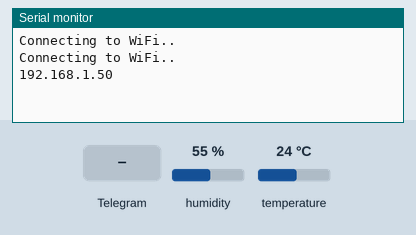
The sketch below on a simulated ESP8266 (NodeMCU). Shown: the last lines printed to the serial monitor. Inputs (shaded band) come from the test bench; at power-on: humidity 55 %, temperature 24 °C. WiFi joins after 1.5 s; servers stay silent unless stated.

Above: at 3.2 s.
3.3 s: Telegram message "/start" received
At 4.5 s:
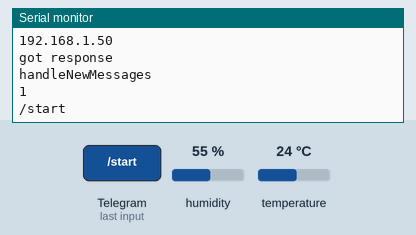
4.8 s: Telegram message "/state" received
At 6.7 s:
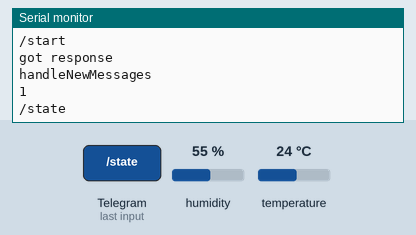
7.7 s: Telegram message "/temp" received
At 9.8 s:
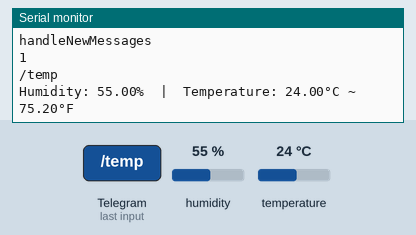
10.6 s: Telegram message "_" received
At 13.0 s:
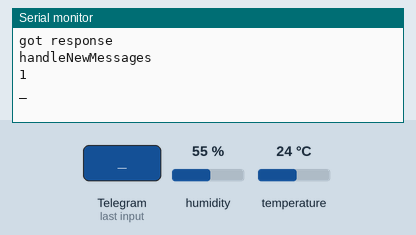

Measured:
- after the input at 3.3 s, the serial monitor: prints a new line at once (image 1)
- after the input at 4.8 s, the serial monitor: prints a new line after 1.5 s (image 2)
- after the input at 7.7 s, the serial monitor: prints a new line after 1.5 s (image 3)
- after the input at 10.6 s, the serial monitor: prints a new line after 1.5 s (image 4)

The sketch:

bot.ino
```cpp
#include <ESP8266WiFi.h>
#include <WiFiClientSecure.h>
#include <UniversalTelegramBot.h>   // Universal Telegram Bot Library written by Brian Lough: https://github.com/witnessmenow/Universal-Arduino-Telegram-Bot
#include <ArduinoJson.h>

// Humidity sensor
#include "DHT.h"
#define DHTPIN 2
#define DHTTYPE DHT11
DHT dht(DHTPIN, DHTTYPE, 30);

// Replace with your network credentials
const char* ssid = "Oficina";
const char* password = "2292922000";

// Initialize Telegram BOT
#define BOTtoken "1459070941:AAFd8_CO8RBrww6ioq_-yq5BEZ3zv7k9bGg"  // your Bot Token (Get from Botfather)
#define CHAT_ID "872623800"

WiFiClientSecure client;
UniversalTelegramBot bot(BOTtoken, client);

// Checks for new messages every 1 second.
int botRequestDelay = 1000;
unsigned long lastTimeBotRan;

float humi;
float tempC;
float tempF;

String ID = "Pedro";

void setup() {
  Serial.begin(115200);
  delay(10);

  pinMode(DHTPIN, INPUT);
  dht.begin(); // initialize the sensor

  #ifdef ESP8266
    client.setInsecure();
  #endif

  // Connect to Wi-Fi
  WiFi.mode(WIFI_STA);
  WiFi.begin(ssid, password);
  while (WiFi.status() != WL_CONNECTED) {
    delay(1000);
    Serial.println("Connecting to WiFi..");
  }
  // Print ESP32 Local IP Address
  Serial.println(WiFi.localIP());
}

void loop() {
  delay(1000);
  float t = dht.readTemperature();
  if(t > 25){
    String msg = "IOT device " + ID;
    msg += " reports adanger status";
    bot.sendMessage(CHAT_ID, msg, "");
  }

  // Mesages from telegram
  if (millis() > lastTimeBotRan + botRequestDelay)  {
    int numNewMessages = bot.getUpdates(bot.last_message_received + 1);

    while(numNewMessages) {
      Serial.println("got response");
      handleNewMessages(numNewMessages);
      numNewMessages = bot.getUpdates(bot.last_message_received + 1);
    }
    lastTimeBotRan = millis();
  }
}
```

handler.ino
```cpp
// Handle what happens when you receive new messages
void handleNewMessages(int numNewMessages) {
  Serial.println("handleNewMessages");
  Serial.println(String(numNewMessages));

  for (int i=0; i<numNewMessages; i++) {
    // Chat id of the requester
    String chat_id = String(bot.messages[i].chat_id);
    if (chat_id != CHAT_ID){
      bot.sendMessage(chat_id, "Unauthorized user", "");
      continue;
    }

    // Print the received message
    String text = bot.messages[i].text;
    Serial.println(text);

    String from_name = bot.messages[i].from_name;

    if (text == "/start") {
      String welcome = "Bienvenido, " + from_name + ".\n";
      welcome += "Arduino Uno " + ID + ".\n";
      welcome += "Use the following commands to control your outputs. \n\n";
      welcome += "/state to request current IOT devices conected to bot \n";
      welcome += "/temp to request current temperature from all IOT devices \n";
      welcome += "/temp_{id} to request current temperature from a single id IOT device \n";
      bot.sendMessage(chat_id, welcome, "");
    }

    if (text == "/state") {
      String mssg = ID + " Connected to Pool";
      bot.sendMessage(chat_id, mssg, "");
    }

    if (text == "/temp") {
      bot.sendMessage(chat_id, getTemp(), "");
    }

    if (text.indexOf("_") > 0){
      int from = text.indexOf("_") + 1;
      String inc_id = text.substring(from);
      Serial.println(from);
      Serial.println(inc_id);
      if (inc_id == ID){
        bot.sendMessage(chat_id, getTemp(), "");
      }
    }
  }
}
```

temp.ino
```cpp
String getTemp(void){
  humi = dht.readHumidity();
  tempC = dht.readTemperature();
  tempF = dht.readTemperature(true);

  if (isnan(humi) || isnan(tempC) || isnan(tempF)) {
    Serial.println("Failed to read from DHT sensor!");
    return "Failed to read from DHT sensor!";
  } else {
    Serial.print("Humidity: ");
    Serial.print(humi);
    Serial.print("%");

    Serial.print("  |  ");

    Serial.print("Temperature: ");
    Serial.print(tempC);
    Serial.print("°C");
    Serial.print(" ~ ");
    Serial.print(tempF);
    Serial.println("°F");

    String msg = "Data obtained: \n";
    msg += "Humidity: " + String(humi) + "% \n";
    msg += "Temperature: " + String(tempC) + "°C ~ " + String(tempF) + "°F \n";
    msg += "Data obtained from " + ID;
    return msg;
  }
}
```
